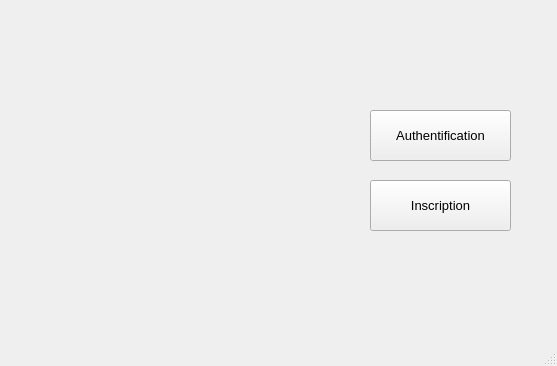
<?xml version="1.0" encoding="UTF-8"?>
<ui version="4.0">
 <class>MainWindow1</class>
 <widget class="QMainWindow" name="MainWindow1">
  <property name="geometry">
   <rect>
    <x>0</x>
    <y>0</y>
    <width>557</width>
    <height>366</height>
   </rect>
  </property>
  <property name="windowTitle">
   <string>MainWindow</string>
  </property>
  <widget class="QWidget" name="centralwidget">
   <widget class="QPushButton" name="Inscription">
    <property name="geometry">
     <rect>
      <x>370</x>
      <y>180</y>
      <width>141</width>
      <height>51</height>
     </rect>
    </property>
    <property name="font">
     <font>
      <pointsize>10</pointsize>
     </font>
    </property>
    <property name="text">
     <string>Inscription</string>
    </property>
   </widget>
   <widget class="QPushButton" name="Authentification">
    <property name="geometry">
     <rect>
      <x>370</x>
      <y>110</y>
      <width>141</width>
      <height>51</height>
     </rect>
    </property>
    <property name="font">
     <font>
      <pointsize>10</pointsize>
     </font>
    </property>
    <property name="text">
     <string>Authentification</string>
    </property>
   </widget>
  </widget>
  <widget class="QMenuBar" name="menubar">
   <property name="geometry">
    <rect>
     <x>0</x>
     <y>0</y>
     <width>557</width>
     <height>26</height>
    </rect>
   </property>
  </widget>
  <widget class="QStatusBar" name="statusbar"/>
 </widget>
 <resources/>
 <connections/>
</ui>
